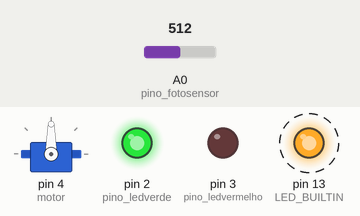
This sketch was run on a simulated Arduino Uno, built with avr-gcc and run on an emulated ATmega328P. Parts: servo, output pins drawn as LEDs (lit = HIGH). Dashed ring = blinking. The inputs (shaded band) are chosen by the test bench; at power-on: A0 (pino_fotosensor) = 512.

Above: at 4.8 s.
4.9 s: A0 (pino_fotosensor) set to 491
At 6.8 s:
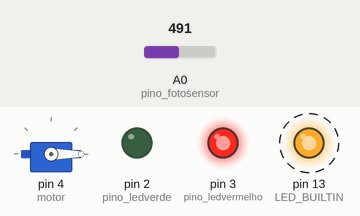
10.5 s: A0 (pino_fotosensor) set to 511
At 13.7 s:
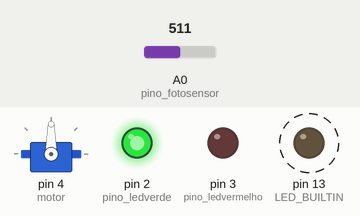
16.9 s: A0 (pino_fotosensor) set to 306
At 19.5 s:
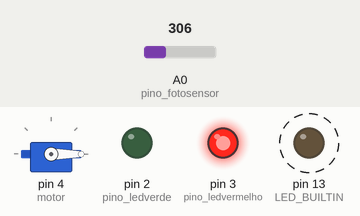
Timing chart, 0 to 29.3 s (numbered marks = the images above; inputs shaded):
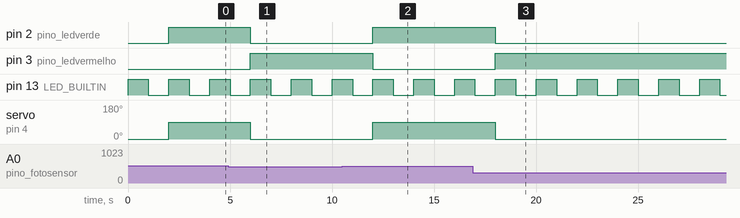

Measured:
- the behaviour switches between 501 and 500 on A0 (pino_fotosensor) (found by bisection; images 0 and 1)
- after the input at 4.9 s, pin 2 (pino_ledverde): HIGH → LOW after 1.1 s; pin 3 (pino_ledvermelho): LOW → HIGH after 1.1 s; servo on pin 4 (motor): 90° → 0° after 1.1 s
- after the input at 10.5 s, pin 2 (pino_ledverde): LOW → HIGH after 1.5 s; pin 3 (pino_ledvermelho): HIGH → LOW after 1.5 s; servo on pin 4 (motor): 0° → 90° after 1.5 s
- after the input at 16.9 s, pin 2 (pino_ledverde): HIGH → LOW after 1.1 s; pin 3 (pino_ledvermelho): LOW → HIGH after 1.1 s; servo on pin 4 (motor): 90° → 0° after 1.1 s
- by itself, pin 13 (LED_BUILTIN): alternates HIGH for 1.0 s and LOW for 1.0 s

The sketch:

bloqueador_solar1.ino
```cpp
#include <Servo.h>

/*-------------------------|
|---VALORES E DEFINIÇÕES---|
|-------------------------*/

const int pino_fotosensor = A0; //define o pino do sensor de luz
const int triggerdeluz = 500; //nivel onde o fotosensor ativa
const int pino_ledvermelho = 3; //pino led vermelho
const int pino_ledverde = 2; //pino led verde

Servo motor; //instancia o servo

int valoranalogico; //le os niveis de luz

/*------------------------|
|----------SETUP----------|
|------------------------*/
void setup()
{
  pinMode(LED_BUILTIN, OUTPUT);

  //definindo os LEDs
  pinMode(pino_ledvermelho, OUTPUT);
  pinMode(pino_ledverde, OUTPUT);

  //servo
   motor.attach(4, 500, 2500); //conecta o servo
   motor.write(0); //define seu valor base como 0
}


/*-------------------------|
|----------CODIGO----------|
|-------------------------*/
void loop()
{
  digitalWrite(LED_BUILTIN, HIGH);
  delay(1000); // Wait for 1000 millisecond(s)
  digitalWrite(LED_BUILTIN, LOW);
  delay(1000); // Wait for 1000 millisecond(s)


  valoranalogico = analogRead(pino_fotosensor); //instancia a leitura de luz

  if(valoranalogico > triggerdeluz) {
    digitalWrite(pino_ledverde, HIGH); // liga o vermelho
    digitalWrite(pino_ledvermelho, LOW); //desliga o vermelho
    motor.write(90); //abre a tranca

  }
  else {
    digitalWrite(pino_ledvermelho, HIGH); //deixa o vemelho ligado
    digitalWrite(pino_ledverde, LOW); //desliga o verde se estiver ligado
    motor.write(0); //fecha a tranca
  }

}
```
